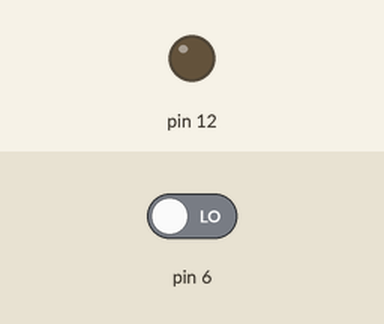
The sketch below on a simulated Arduino Uno, built with avr-gcc and run on an emulated ATmega328P. Shown: output pins drawn as LEDs (lit = HIGH). The inputs (shaded band) are chosen by the test bench; at power-on: pin 6 LOW.

Above: at 1.2 s.
1.3 s: pin 6 driven HIGH
At 2.1 s:
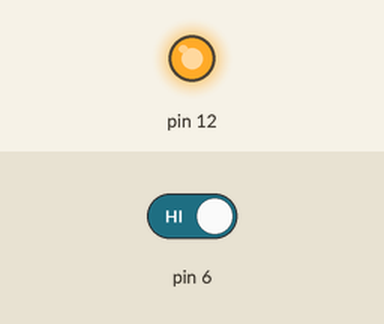
2.8 s: pin 6 driven LOW
At 3.2 s:
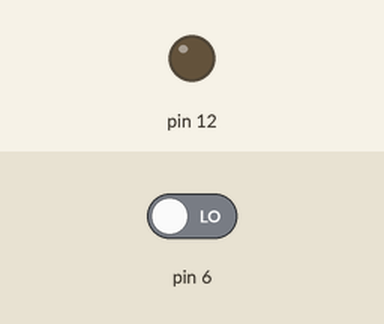
Timing chart, 0 to 5.8 s (numbered marks = the images above; inputs shaded):
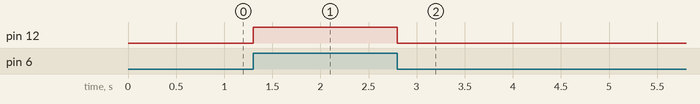

The sketch:

check_led_buttonpress.ino
```cpp
// Description : This program has an LED and checks if the push button is pressed and acts upon it.

int data = 0;

void setup() {
  pinMode(6, INPUT);
  pinMode(12, OUTPUT);
}


void loop() {
  data = digitalRead(6);

  if (data == 1) {
    digitalWrite(12, HIGH);
  }

  else {
    digitalWrite(12, LOW);
  }
 }
```

Measured:
- after the input at 1.3 s, pin 12: LOW → HIGH at once
- after the input at 2.8 s, pin 12: HIGH → LOW at once
